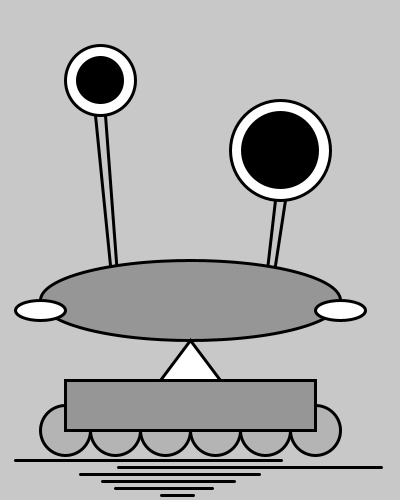
Frame 1 (no input)
Frame 60 (the mouse pressed at the canvas centre just before this capture): identical to frame 1, image omitted
Frame 120 (the mouse held since frame 60 and released just before this capture): identical to frame 1, image omitted

The Processing sketch that drew this single still picture (run headless with seeded random() and noise(); from frame 60 on, the mouse is pressed at the canvas centre):

// Processing sketch: processing_56103
// ── processing_56103.pde

//Belinda Yuqi Ding
//drawing of a robot using variables
//adding interactive functions
//such as mouse and key functions

//main settings
void setup () {
  size(400, 500);
  background(200);
  smooth();
}

void draw () {
  //variables
  int xL = 100; // x-coordinate of centre of left eye
  int yL = 80; // y-coordinate of centre of left eye
  int xR = 280; // x-coordinate of centre of right eye
  int yR = 150; // y-coordinate of centre of right eye

  int dL = 70; // diameter of left eye
  int dR = 100; // diameter of right eye
  int rL = dL / 2; // radius of left eye
  int rR = dR / 2; // radius of right eye

  int eyeW = 25; // width of eye white
  int eyeHL = 200; //distance between left eye and head
  int eyeHR = eyeHL - (yR - yL); //distance between right eye and head

  int x = (xR - xL) / 2 + xL; // x-coordinate of head
  int y = xL + eyeHL; // y-coordinate of head
  int headW = 150; // half the width of the head
  int headH = 40; // half the height of the head

  int neckH = 40; // height of the neck
  int bodyH = 50; // height of the body
  int bodyW = 250; // width of the body
  int wheelD = 50; // diameter of the wheel
  
  strokeWeight(3);
  //change thickness of lines when mouse buttons pressed
  if (mousePressed) {
    if (mouseButton == LEFT) {
      strokeWeight(1);
    } else if (mouseButton == RIGHT) {
      strokeWeight(5);
    }
  }

  //move eyes, up and down, left and right, with arrows keys
  if (keyPressed && (key == CODED)) {
    if (keyCode == LEFT) {
      xL -= 5;
      xR -= 5;
    }
    if (keyCode == RIGHT) {
      xL += 5;
      xR += 5;
    }
    if (keyCode == UP) {
      yL -= 5;
      yR -= 5;
    }
    if (keyCode == DOWN) {
      yL += 5;
      yR += 5;
    }
  }
  background(200);

  //eye left
  
  fill(255);
  ellipse (xL, yL, dL, dL);
  
  fill(0);
  //change colour with key press
  if (keyPressed) {
    if ((key == 'c') || (key == 'C')) {
      fill(#009900);
    }
  }
  ellipse (xL, yL, dL-eyeW, dL-eyeW);

  //eye right
  
  fill(255);
  ellipse(xR, yR, dR, dR);
  
  fill(0);
  //change colour with key press
  if (keyPressed) {
    if ((key == 'c') || (key == 'C')) {
      fill(#009900);
    }
  }
  ellipse(xR, yR, dR-eyeW, dR-eyeW);

  //from left eye to head
  line(xL-5, yL+rL, xL+15, yL+rL+eyeHL); //line on the left
  line(xL+5, yL+rL, xL+20, yL+rL+eyeHL); //line on the right

  //from right eye to head
  line(xR-5, yR+rR, xR-20, yR+rR+eyeHR); //line on the left
  line(xR+5, yR+rR, xR-15, yR+rR+eyeHR); //line on the right

  //head
  
  fill(150);
  //change colour with key press
  if (keyPressed) {
    if ((key == 'c') || (key == 'C')) {
      fill(#33CC99);
    }
  }
  ellipse(x, y, headW*2, headH*2);
  
  fill(255);
  //change colour with key press
  if (keyPressed) {
    if ((key == 'c') || (key == 'C')) {
      fill(#FF3366);
    }
  }
  ellipse(x-headW, y+10, 50, 20); //cheek left
  ellipse(x+headW, y+10, 50, 20); //cheek right

  //neck
  //change colour with key press
  if (keyPressed) {
    if ((key == 'c') || (key == 'C')) {
      fill(#FFFF66);
    }
  }
  triangle(x, y+headH, x+30, y+headH+neckH, x-30, y+headH+neckH);

  //wheels
  fill(180);
  //change colour with key press
  if (keyPressed) {
    if ((key == 'c') || (key == 'C')) {
      fill(50);
    }
  }

  int count = 0;
  int distance = bodyW / 2;
  int finish = x + (bodyW / 2) - wheelD;

  while (count < finish){
    ellipse(x-distance, y+headH+neckH+bodyH, wheelD, wheelD);
    distance -= wheelD;
    count += wheelD;
  }

  //body
  fill(150);
  //change colour with key press
  if (keyPressed) {
    if ((key == 'c') || (key == 'C')) {
      fill(#33CC66);
    }
  }
  rect(x-(bodyW/2), y+headH+neckH, bodyW, bodyH);

  //ground
  int groundX = 15;
  int groundY = y + headH + neckH + bodyH + (wheelD / 2) + 5;

  line(groundX, groundY, 281, groundY);
  line(groundX+103, groundY+7, 381, groundY+7);
  line(groundX+65, groundY+14, 259, groundY+14);
  line(groundX+87, groundY+21, 234, groundY+21);
  line(groundX+100, groundY+28, 212, groundY+28);
  line(groundX+146, groundY+35, 193, groundY+35);
  
  //following the mouse
  float weight = dist (mouseX, mouseY, pmouseX, pmouseY);
  strokeWeight(weight);
  line(mouseX, mouseY, pmouseX, pmouseY);
}
